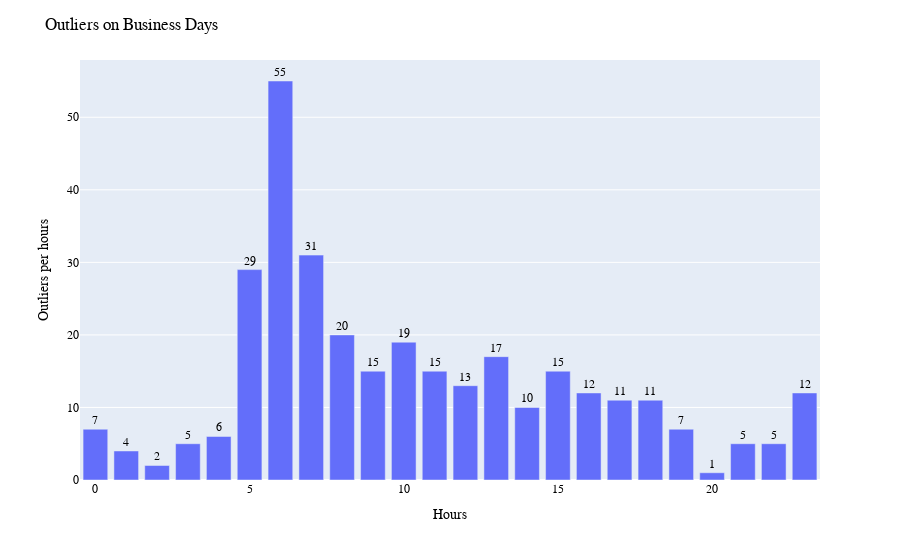

Write notebook code for a chart like this one.
### Code cell
fig = px.bar(df_bhour_count, x='dt_start_utc', y='rebap_eur_mwh', text='rebap_eur_mwh')
fig.update_traces(texttemplate='%{text}', textposition='outside', cliponaxis = False)
fig.update_layout(uniformtext_minsize=8, uniformtext_mode='hide')

fig.update_layout(
    title="Outliers on Business Days",
    xaxis_title="Hours",
    yaxis_title="Outliers per hours",
   # xaxis = dict(
    #    tickmode = 'array',
     #   tickvals = [0, 4, 8, 12, 16, 20],
      #  ticktext=["00:00","04:00", "08:00", "12:00", "16:00", "20:00"]),
    legend_title="",
    font=dict(
        family="Arial",
        size=12,
        color="Black"
    )
)

fig.show()

### Figure 1 — Plotly figure (JSON) as saved in the notebook; plotly's stock layout.template omitted (floating-point values rounded to 4 significant figures)
{"data": [{"alignmentgroup": "True", "cliponaxis": false, "hovertemplate": "dt_start_utc=%{x}<br>rebap_eur_mwh=%{text}<extra></extra>", "legendgroup": "", "marker": {"color": "#636efa", "pattern": {"shape": ""}}, "name": "", "offsetgroup": "", "orientation": "v", "showlegend": false, "text": [7, 4, 2, 5, 6, 29, 55, 31, 20, 15, 19, 15, 13, 17, 10, 15, 12, 11, 11, 7, 1, 5, 5, 12], "textposition": "outside", "texttemplate": "%{text}", "type": "bar", "x": [0, 1, 2, 3, 4, 5, 6, 7, 8, 9, 10, 11, 12, 13, 14, 15, 16, 17, 18, 19, 20, 21, 22, 23], "xaxis": "x", "y": [7, 4, 2, 5, 6, 29, 55, 31, 20, 15, 19, 15, 13, 17, 10, 15, 12, 11, 11, 7, 1, 5, 5, 12], "yaxis": "y"}], "layout": {"barmode": "relative", "font": {"color": "Black", "family": "Arial", "size": 12}, "legend": {"title": {"text": ""}, "tracegroupgap": 0}, "margin": {"t": 60}, "title": {"text": "Outliers on Business Days"}, "uniformtext": {"minsize": 8, "mode": "hide"}, "xaxis": {"anchor": "y", "domain": [0, 1], "title": {"text": "Hours"}}, "yaxis": {"anchor": "x", "domain": [0, 1], "title": {"text": "Outliers per hours"}}}}
